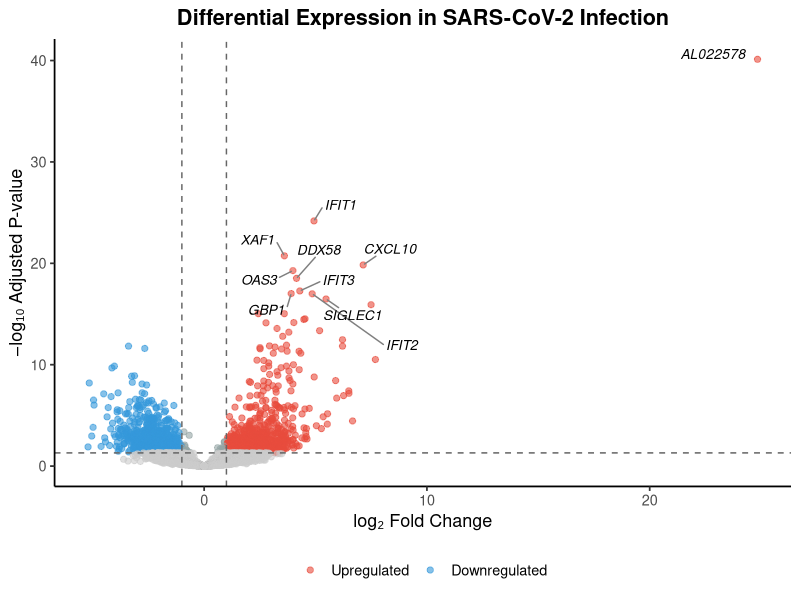
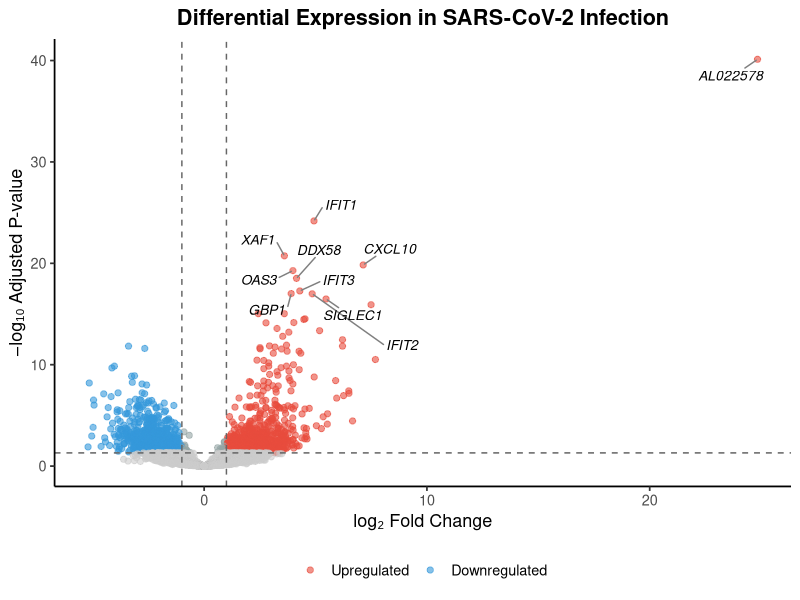

These charts were generated, in order, by the following R code:
#!/usr/bin/env Rscript
# Volcano plot of differential expression results

library(ggplot2)
library(ggrepel)
library(dplyr)

res <- read.csv("results/tables/deseq2_results.csv", stringsAsFactors = FALSE)

# Classify genes
res <- res %>%
  filter(!is.na(padj), !is.na(log2FoldChange)) %>%
  mutate(
    sig = case_when(
      padj >= 0.05 ~ "NS",
      log2FoldChange > 1 ~ "Up",
      log2FoldChange < -1 ~ "Down",
      TRUE ~ "Marginal"
    )
  )

# Select top genes for labeling
top_genes <- res %>%
  filter(padj < 0.001, abs(log2FoldChange) > 2) %>%
  arrange(padj) %>%
  head(10)

message("Labeling ", nrow(top_genes), " genes: ", 
        paste(top_genes$gene, collapse = ", "))

# Plot
ggplot(res, aes(log2FoldChange, -log10(padj))) +
  geom_point(aes(color = sig), alpha = 0.6, size = 1.8) +
  scale_color_manual(
    values = c("Up" = "#e74c3c", "Down" = "#3498db", 
               "Marginal" = "#95a5a6", "NS" = "grey80"),
    breaks = c("Up", "Down"),
    labels = c("Upregulated", "Downregulated")
  ) +
  geom_text_repel(
    data = top_genes,
    aes(label = gene),
    size = 3.5,
    fontface = "italic",
    max.overlaps = 20,
    box.padding = 0.5,
    segment.color = "grey50"
  ) +
  geom_hline(yintercept = -log10(0.05), linetype = "dashed", color = "grey40") +
  geom_vline(xintercept = c(-1, 1), linetype = "dashed", color = "grey40") +
  labs(
    title = "Differential Expression in SARS-CoV-2 Infection",
    x = "log₂ Fold Change",
    y = "−log₁₀ Adjusted P-value",
    color = NULL
  ) +
  theme_classic(base_size = 13) +
  theme(
    plot.title = element_text(face = "bold", hjust = 0.5),
    legend.position = "bottom"
  )

dir.create("results/figures", recursive = TRUE, showWarnings = FALSE)
ggsave("results/figures/volcano_plot.png", width = 8, height = 7, dpi = 300)

# Save top genes
write.csv(
  top_genes %>% select(gene, log2FoldChange, padj, baseMean),
  "results/tables/top_genes.csv",
  row.names = FALSE
)

message("Volcano plot saved")
